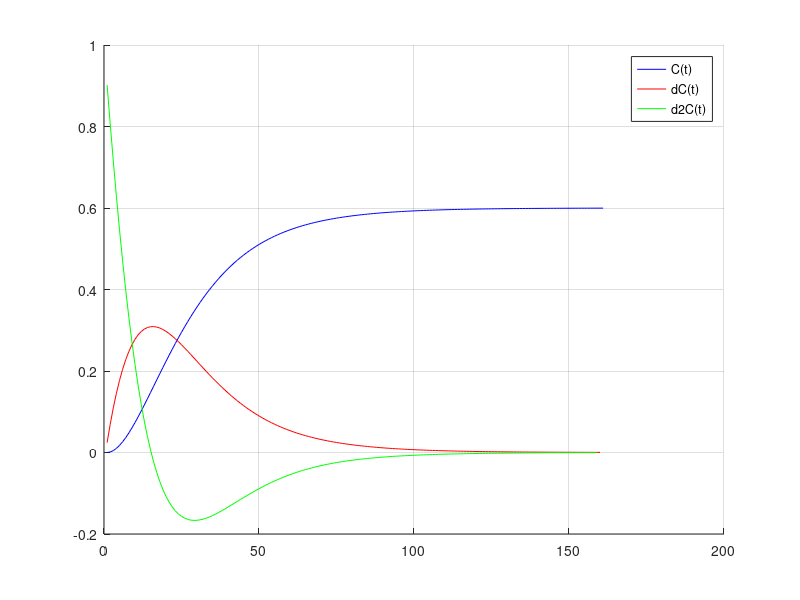

MATLAB code to generate this figure: (Note: this script raises an error after producing the figure.)
%% Metodo 1: Curva de Reaccion del Proceso
clc

num = [1 3];
den = [1 5 9 5];
Gp = tf(num, den)
H = 1   % para calcular el punto de inflexion

dt = 0.05;
t = 0:dt:8;
C = step(Gp, t);    % Punto de inflexion

%----Calculando la derivada----
dC = diff(C)/dt;
d2C = diff(dC)/dt;
%------------------------------

[m, p] = max(dC)    %m=maximo, p=posicion del maximo
tpi = t(p)          % tpi = TiempoPuntoInflexion para la posicion del maximo
Cpi = C(p)          % valor que asume la funcion original en ese tiempo

figure(1)
hold on
    plot(C, 'b')
    plot(dC, 'r')
    plot(d2C, 'g')
    legend('C(t)', 'dC(t)', 'd2C(t)')
    grid
    % cuando dC = 0, hay un maximo, y es donde se da el punto de inflexion

%========PID con: L y T=============
L = 0.2241;     % del ppt
T = 1.9410;     % del ppt
%===================================

%========Parametros=================
kp = 1.2*T/L;
Ti = 2*L;
    ki = kp/ti;
Td = 0.5*L;
    kd = kp*Td;
%===================================

Gc = tf([kd kp ki], [1 0])      % cambia el orden (kp.s + ki + kd.s^2)/s {simplifico}
FTLC = feedback(Gc * Gp, 1)

%=====Mejoramos los parametros======
kp1 = 1.5*kp;   % para acelerar la respuesta
kd1 = 5*kd;     % ayuda a amortiuar, baja el pico
ki1 = ki;       % lo dejamos como esta, porque llegamos a Ess=0

Gc1 = tf([kd1 kp1 ki1], [1 0])
FTLC1 = feedback(Gc1 * Gp, 1)
%===================================

figure(2)
    step(FTLC, FTLC1)
    % FTLC --> overshoot: 48.6% | settling time: 6.13
    % FTLC --> Ess=0, porque la parte integral hace que se elimine el Ess
    title('PID Z-N Curva Reaccion Proceso - Mejora 1');
        % FTLC1 --> se amortigua el sistema y responde mas rapido, mejora mucho
        % FTLC1 --> overshoot: 7.34% | ST: 1.84
